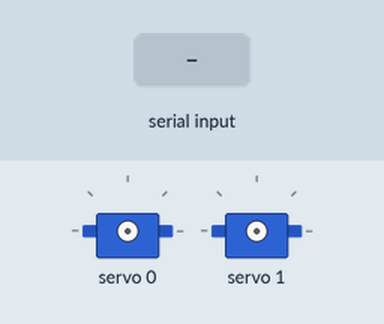
This sketch was run on a simulated Arduino Uno, built with avr-gcc and run on an emulated ATmega328P. Shown: 2 × servo. The test bench sets the inputs (shaded band).

Above: at 1.2 s.
1.3 s: "90,45\n" received over Serial
At 1.9 s:
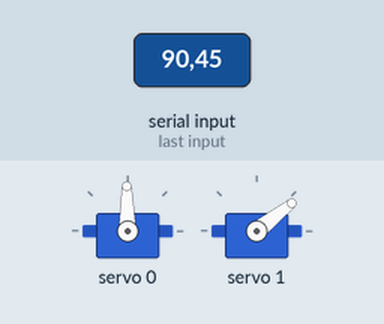
2.9 s: "30,150\n" received over Serial
At 4.2 s:
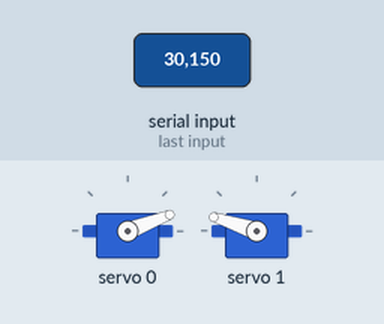
4.5 s: "5\n" received over Serial
At 5.1 s:
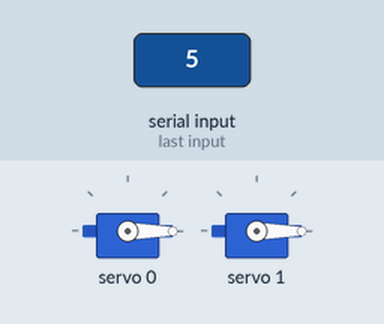
6.1 s: "90\n" received over Serial
At 6.6 s:
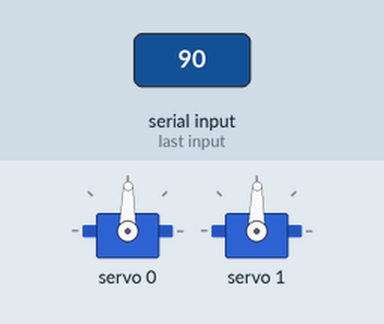
7.7 s: "200\n" received over Serial
At 8.1 s:
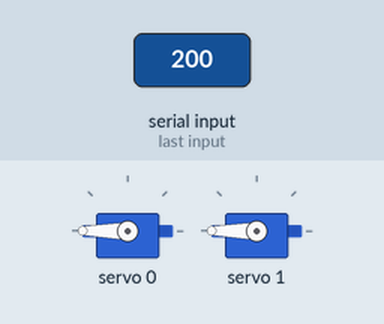
9.3 s: "1,90\n" received over Serial
At 10.3 s:
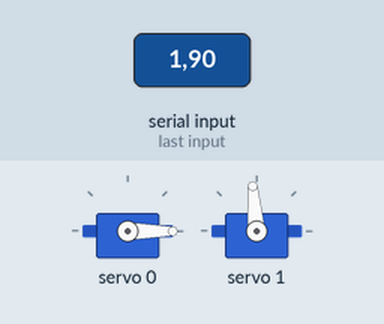
Timing chart, 0 to 11.9 s (numbered marks = the images above; inputs shaded):
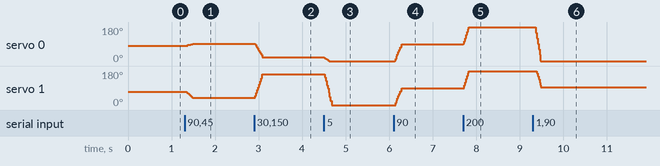

Measured:
- after the input at 1.3 s, servo 0: 81° → 91° after 0.05 s; servo 1: 70° → 38° after 0.05 s
- after the input at 2.9 s, servo 1: 38° → 162° at once
- after the input at 4.5 s, servo 0: 21° → 0° at once; servo 1: 162° → 0° at once
- after the input at 6.1 s, servo 0: 0° → 89° at once; servo 1: 0° → 89° after 0.05 s
- after the input at 7.7 s, servo 0, servo 1: 89° → 180° at once
- after the input at 9.3 s, servo 0: 180° → 0° at once; servo 1: 180° → 95° after 0.09 s

The sketch:

servo_shield_testing.ino
```cpp
#include <Wire.h>
#include <string.h>
#include <Adafruit_PWMServoDriver.h>

// called this way, it uses the default address 0x40
Adafruit_PWMServoDriver pwm = Adafruit_PWMServoDriver();

// Depending on your servo make, the pulse width min and max may vary, you
// want these to be as small/large as possible without hitting the hard stop
// for max range. You'll have to tweak them as necessary to match the servos you
// have!
#define SERVOMIN  72 // This is the 'minimum' pulse length count (out of 4096)
#define SERVOMAX  540 // This is the 'maximum' pulse length count (out of 4096)
#define SERVO_FREQ 50 // Analog servos run at ~50 Hz updates

// our servo # counter
uint8_t servonum = 0;


int prevangle_1 = 81;
int prevangle_2 = 75;
int num_ops = 50;

void setup() {
  Serial.begin(9600);
  pwm.begin();

  /*
   * In theory the internal oscillator (clock) is 25MHz but it really isn't
   * that precise. You can 'calibrate' this by tweaking this number until
   * you get the PWM update frequency you're expecting!
   * The int.osc. for the PCA9685 chip is a range between about 23-27MHz and
   * is used for calculating things like writeMicroseconds()
   * Analog servos run at ~50 Hz updates, It is importaint to use an
   * oscilloscope in setting the int.osc frequency for the I2C PCA9685 chip.
   * 1) Attach the oscilloscope to one of the PWM signal pins and ground on
   *    the I2C PCA9685 chip you are setting the value for.
   * 2) Adjust setOscillatorFrequency() until the PWM update frequency is the
   *    expected value (50Hz for most ESCs)
   * Setting the value here is specific to each individual I2C PCA9685 chip and
   * affects the calculations for the PWM update frequency.
   * Failure to correctly set the int.osc value will cause unexpected PWM results
   */
  pwm.setOscillatorFrequency(27000000);
  pwm.setPWMFreq(SERVO_FREQ);  // Analog servos run at ~50 Hz updates

  delay(10);
}

void set_angle(int servonum,int angle) {
  uint16_t pulselength = map(angle, 0, 180, SERVOMIN, SERVOMAX);
  pwm.setPWM(servonum, 0, pulselength);
  delay(1);
}

void loop() {
  // Drive each servo one at a time using setPWM()
    int x;

  if(Serial.available()){
    String input = Serial.readStringUntil('\n');
    int index = input.indexOf(',');

    int angle1 = input.substring(0, index).toInt();
    int angle2 = input.substring(index +1).toInt();

    for (int i = 0; i < num_ops; i++) {
      int target1 = angle1 - prevangle_1;
      int temp = target1 * i / num_ops;
      target1 = prevangle_1 + temp;

      int target2 = angle2 - prevangle_2;
      temp = target2 * i / num_ops;
      target2 = prevangle_2 + temp;

      set_angle(0, target1);
      set_angle(1, target2);
    }

    prevangle_1 = angle1;
    prevangle_2 = angle2;

    delay(10);
  }

}
```
